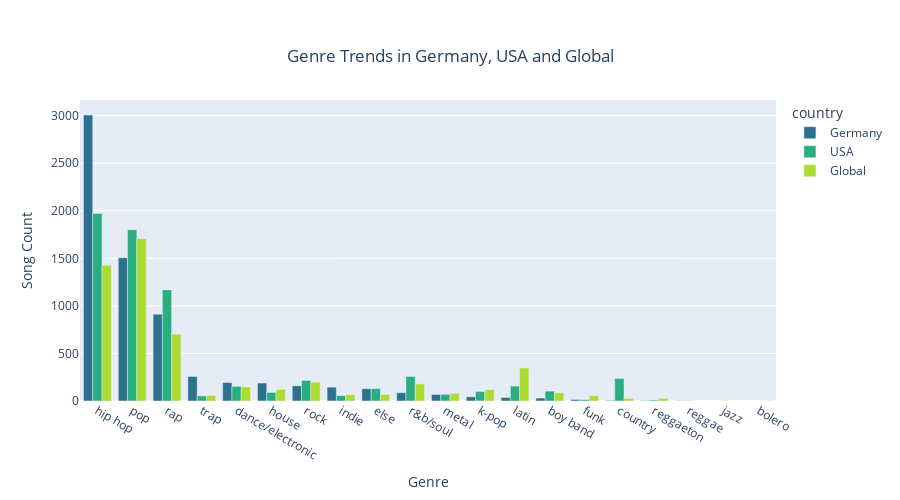

Notebook source saved alongside this figure:
### Code cell
colors = {'Germany': '#2c728e',
          'USA': '#28ae80',
          'Global': '#addc30'}
fig = px.bar(df_genre_country, x="genre", y="count",
             color='country', barmode='group',
             title='Genre Trends in Germany, USA and Global',
             height=500,
             color_discrete_map=colors,
             labels={
                "genre": "Genre",
                "count": "Song Count"
                })
fig.update_layout(
    title={
        'y':0.9,
        'x':0.5,
        'xanchor': 'center',
        'yanchor': 'top'})
fig.show(config=config)

### Figure 1 — Plotly figure (JSON) as saved in the notebook; plotly's stock layout.template omitted (floating-point values rounded to 4 significant figures)
{"data": [{"alignmentgroup": "True", "hovertemplate": "country=Germany<br>Genre=%{x}<br>Song Count=%{y}<extra></extra>", "legendgroup": "Germany", "marker": {"color": "#2c728e", "pattern": {"shape": ""}}, "name": "Germany", "offsetgroup": "Germany", "orientation": "v", "showlegend": true, "textposition": "auto", "type": "bar", "x": ["hip hop", "pop", "rap", "trap", "dance/electronic", "house", "rock", "indie", "else", "r&b/soul", "metal", "k-pop", "latin", "boy band", "funk", "country", "reggaeton", "reggae"], "xaxis": "x", "y": [3006, 1507, 913, 258, 194, 189, 159, 146, 129, 87, 69, 44, 37, 31, 16, 6, 4, 2], "yaxis": "y"}, {"alignmentgroup": "True", "hovertemplate": "country=USA<br>Genre=%{x}<br>Song Count=%{y}<extra></extra>", "legendgroup": "USA", "marker": {"color": "#28ae80", "pattern": {"shape": ""}}, "name": "USA", "offsetgroup": "USA", "orientation": "v", "showlegend": true, "textposition": "auto", "type": "bar", "x": ["hip hop", "pop", "rap", "r&b/soul", "country", "rock", "latin", "dance/electronic", "else", "boy band", "k-pop", "house", "metal", "indie", "trap", "funk", "reggaeton", "reggae", "jazz"], "xaxis": "x", "y": [1972, 1800, 1168, 258, 237, 216, 157, 154, 130, 104, 100, 90, 70, 57, 54, 14, 10, 2, 1], "yaxis": "y"}, {"alignmentgroup": "True", "hovertemplate": "country=Global<br>Genre=%{x}<br>Song Count=%{y}<extra></extra>", "legendgroup": "Global", "marker": {"color": "#addc30", "pattern": {"shape": ""}}, "name": "Global", "offsetgroup": "Global", "orientation": "v", "showlegend": true, "textposition": "auto", "type": "bar", "x": ["pop", "hip hop", "rap", "latin", "rock", "r&b/soul", "dance/electronic", "house", "k-pop", "boy band", "metal", "else", "indie", "trap", "funk", "reggaeton", "country", "bolero"], "xaxis": "x", "y": [1706, 1427, 703, 348, 199, 180, 148, 122, 119, 86, 81, 68, 66, 57, 55, 28, 28, 2], "yaxis": "y"}], "layout": {"barmode": "group", "height": 500, "legend": {"title": {"text": "country"}, "tracegroupgap": 0}, "title": {"text": "Genre Trends in Germany, USA and Global", "x": 0.5, "xanchor": "center", "y": 0.9, "yanchor": "top"}, "xaxis": {"anchor": "y", "domain": [0, 1], "title": {"text": "Genre"}}, "yaxis": {"anchor": "x", "domain": [0, 1], "title": {"text": "Song Count"}}}}
